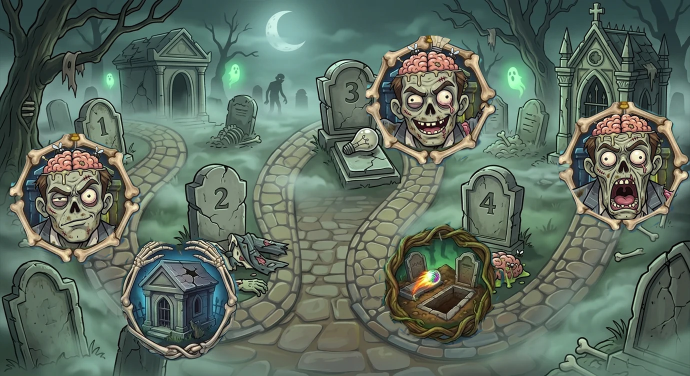
#> input picture scripts/_r85_arte/mapa.webp, 1380 x 752 px, found by its file name (shown at 1/2 size)
$ python calibrar_magia.py
#> lines starting #> are read from the running program, lines starting #| are printed output that depends on the picture; after the words box and inside, x2 and y2 are one past the last pixel; in counts of white or black regions, pixels touching at a corner belong together
#!/usr/bin/env python3
"""V2.137 — calibración: bandas del mapa VIEJO del mago + círculo de tapa.webp."""
import numpy as np
from PIL import Image

VIEJO = '/home/z/my-project/public/championships/magia/assets/mapa.webp'
img = Image.open(VIEJO).convert('RGB')
#> img is the input picture: PIL image 1380x752 RGB; mean R, G, B 93.3, 109, 95.9
a = np.asarray(img).astype(np.int16)
R, G, B = a[..., 0], a[..., 1], a[..., 2]
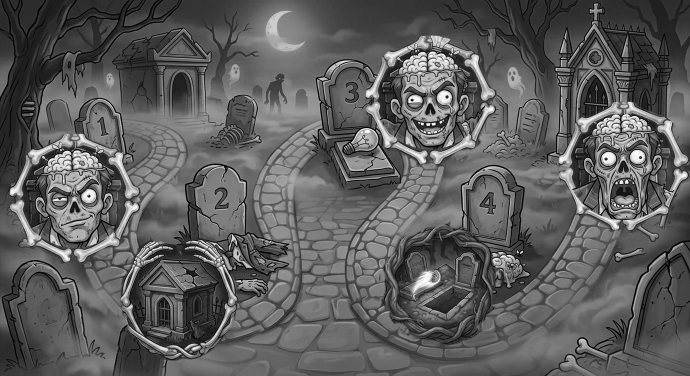
#> R: shape (752, 1380) int16 (shown at 1/2 size); min 0, max 255, mean 93.3
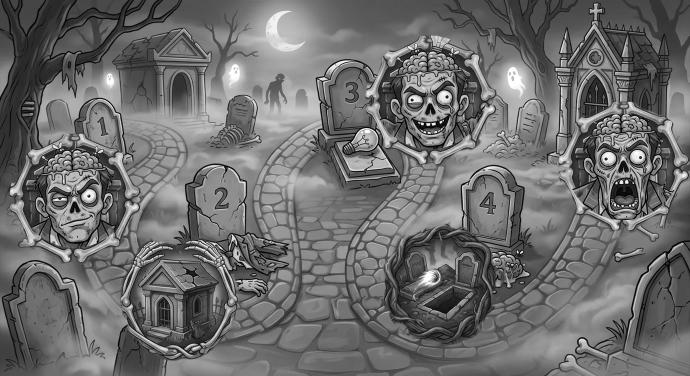
#> G: shape (752, 1380) int16 (shown at 1/2 size); min 0, max 255, mean 109
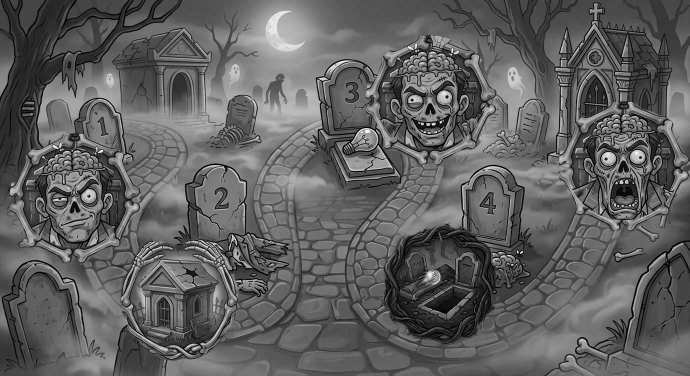
#> B: shape (752, 1380) int16 (shown at 1/2 size); min 0, max 255, mean 95.9
gold = (R > 150) & (G > 90) & (G < 215) & (B < 120) & (R > G + 25) & (G > B + 20)
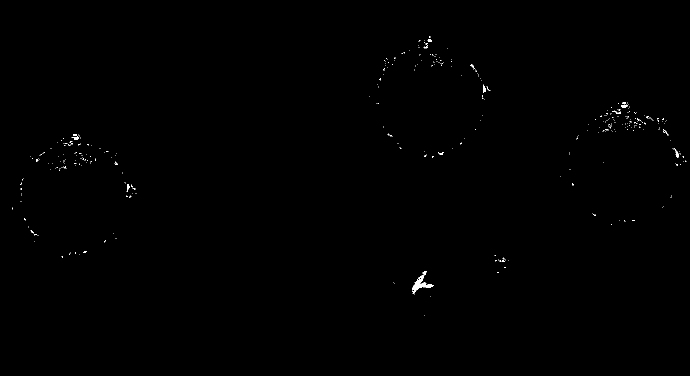
#> gold: shape (752, 1380) bool (shown at 1/2 size); 0.2% white; 378 white regions (364 under 20 px), largest, box (x1, y1, x2, y2) and area: (824, 542, 868, 588) 552, (1347, 296, 1358, 316) 64, (1242, 209, 1255, 216) 62

OLD = {1: (235, 265, 120), 2: (438, 503, 145), 3: (690, 262, 120),
       4: (934, 503, 145), 5: (1216, 178, 120)}
H, W = gold.shape
#> H = 752; W = 1380
for k, (cx, cy, rmod) in OLD.items():
    hits = []
    for ang in np.linspace(0, 2 * np.pi, 720, endpoint=False):
        dx, dy = np.cos(ang), np.sin(ang)
        rr = np.arange(60, 190)
        xs = np.clip((cx + rr * dx).astype(int), 0, W - 1)
        ys = np.clip((cy + rr * dy).astype(int), 0, H - 1)
        m = gold[ys, xs]
        if m.any():
            idx = np.where(m)[0]
            splits = np.split(idx, np.where(np.diff(idx) > 3)[0] + 1)
            seg = max(splits, key=len)
            if len(seg) >= 4:
                hits.append((rr[seg[0]] + rr[seg[-1]]) / 2)
    h = np.array(hits)
    print(f'nodo {k} (r={rmod}): banda media = {h.mean():.1f}  → r/107.5 escala '
          f'= {rmod/107.5:.3f} · banda/escala = {h.mean()/(rmod/107.5):.1f}')

# círculo dibujado dentro de tapa.webp (fracción del canvas que ocupa el medallón)
t = np.asarray(Image.open('/home/z/my-project/public/championships/magia/assets/tapa.webp').convert('RGBA'))
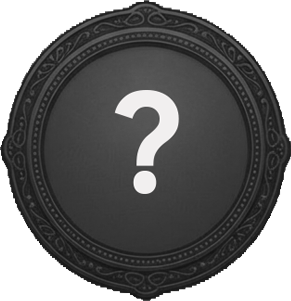
#> input picture upload/tapa.png, 291 x 301 px, given in place of tapa.webp, which was not available
#> t is the input picture: shape (301, 291, 4); mean R, G, B, A 66.6, 66.5, 66.5, 186.4
alpha = t[..., 3] > 128
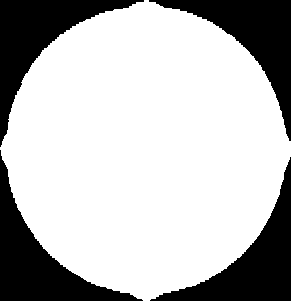
#> alpha: shape (301, 291) bool; 73.1% white; 4 black regions, box (x1, y1, x2, y2) and area: (0, 150, 143, 301) 6077, (150, 157, 291, 301) 5899, (0, 0, 144, 147) 5863, (149, 0, 291, 141) 5732
ys, xs = np.where(alpha)
tw, th = t.shape[1], t.shape[0]
#> tw = 291; th = 301
print(f'\ntapa.webp {tw}×{th}: opaco x[{xs.min()}..{xs.max()}] y[{ys.min()}..{ys.max()}]'
      f'  → diám. ≈ {xs.max()-xs.min()+1}×{ys.max()-ys.min()+1} '
      f'({(xs.max()-xs.min()+1)/tw:.2f} ancho, {(ys.max()-ys.min()+1)/th:.2f} alto)')
#| tapa.webp 291×301: opaco x[0..290] y[0..300]  → diám. ≈ 291×301 (1.00 ancho, 1.00 alto)
